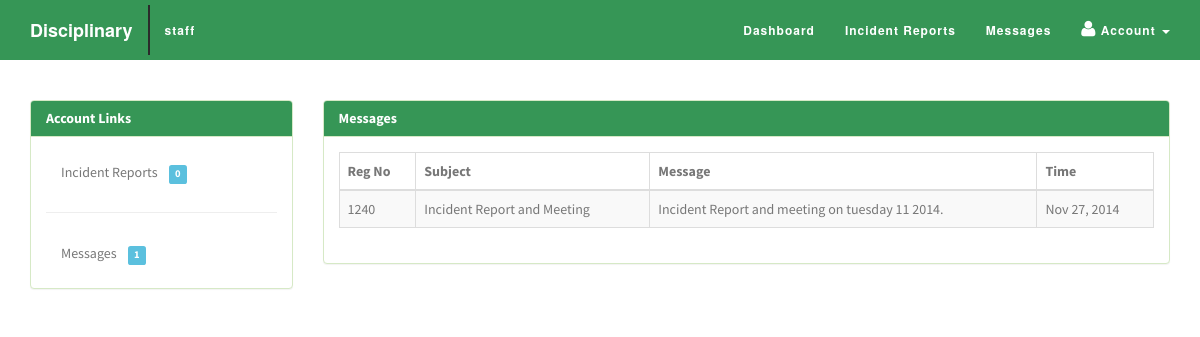
/staff/message.php (signed in), run on the app's committed database.
### tables this page shows
CREATE TABLE IF NOT EXISTS `staff` (
  `id` int(255) NOT NULL AUTO_INCREMENT,
  `lecid` varchar(150) NOT NULL,
  `username` varchar(150) NOT NULL,
  `password` varchar(150) NOT NULL,
  `fname` varchar(150) NOT NULL,
  `mname` varchar(150) NOT NULL,
  `lname` varchar(150) NOT NULL,
  `occupation` varchar(150) NOT NULL,
  `birth` varchar(150) NOT NULL,
  `gender` varchar(150) NOT NULL,
  `status` varchar(150) NOT NULL,
  `usertype` varchar(150) NOT NULL,
  PRIMARY KEY (`id`)
);

CREATE TABLE IF NOT EXISTS `message` (
  `id` int(255) NOT NULL AUTO_INCREMENT,
  `regno` varchar(150) NOT NULL,
  `subject` varchar(150) NOT NULL,
  `message` varchar(150) NOT NULL,
  `date_added` varchar(150) NOT NULL,
  PRIMARY KEY (`id`)
);

### staff/message.php (the view, shortened to what this page needs)
<?php
$username = $_SESSION['username'];
$result = mysql_query("SELECT * FROM staff WHERE username='$username'");
while($row = mysql_fetch_array($result))
  {
	$lecid=$row['lecid'];
  }
?>
<!DOCTYPE html>
<html lang="en-US" class="no-js">
	<head>
		<link rel="stylesheet" href="../css/bootstrap.css">
		<link rel="stylesheet" href="../css/bootstrap.min.css">
		<link rel="stylesheet" href="../css/font-awesome.css">
		<link rel="stylesheet" href="../css/font-awesome.min.css">
		<link rel="stylesheet" href="../css/animate.min.css">
		<link rel="stylesheet" href="../css/bootstrapValidator.min.css">
		<link rel="stylesheet" href="../css/student.css">
     </head>
<body>
     <div class="navbar navbar-default navbar-fixed-top">
        <div class="container">
            <div class="navbar-header">
                <a class="navbar-brand"> Disciplinary</a>
            </div>
            <div class="collapse navbar-collapse novelist-nav">
			   <ul class="nav navbar-nav navbar-left">
                    <li>
                        <a class="user"><?php
			   $username =$_SESSION['username'];
			   $result = mysql_query("SELECT * FROM staff WHERE username='$username'");
			   while($row = mysql_fetch_array($result))
						{
						echo $row['username'];
						} ?></a>
                    </li>
				</ul>
                <ul class="nav navbar-nav navbar-right">
                    <li>
                        <a href="../staff/">Dashboard</a>
                    </li>
                    <li>
                        <a href="incidentlist.php">Incident Reports</a>
                    </li>
                    <li>
                        <a href="message.php">Messages</a>
                    </li>
					<li class="dropdown user-dropdown">
              <a href="#" class="dropdown-toggle" data-toggle="dropdown"><i class="fa fa-user"></i>&nbsp;Account<b>
			  </b> <b class="caret"></b></a>
            </li>
                </ul>
            </div>
        </div>
    </div>
	 <section class="student" id="student">
     <div class="container">
		  <div class="row">
			 <div id="sidebar" class="col-md-3">
				<div class="panel panel-success">
					<div class="panel-heading">
						<h5 class="panel-title">Account Links</h5>
					</div>
					<div id="sidenav" class="panel-body">
					   <ul class="list-unstyled nav sidenav">
					     <li><a href="incidentlist.php">Incident Reports&nbsp;&nbsp;&nbsp;
						 <span class="label label-info">
						 <?php
						   $result = mysql_query("SELECT * FROM incident WHERE username='$username'");
						   $num_rows = mysql_num_rows($result);
						   echo $num_rows; ?>
						   </span>
			             </a></li>
						 <hr>
						 <li><a href="message.php">Messages&nbsp;&nbsp;&nbsp;
						 <span class="label label-info">
						 <?php
						   $result = mysql_query("SELECT * FROM message WHERE regno='$lecid'");
						   $num_rows = mysql_num_rows($result);
						   echo $num_rows; ?>
						   </span>
						</a></li>
					  </ul>
					</div>
				</div>
			</div>
			<div class="col-md-9">
			  <div class="panel panel-success">
              <div class="panel-heading">
                <h3 class="panel-title">Messages</h3>
              </div>
              <div class="panel-body">
			  <div class="table-responsive">
			     <table class="table table-bordered table-hover table-striped tablesorter">
								  <thead>
									<tr>
									  <th>Reg No</th>
									  <th>Subject</th>
									  <th>Message</th>
									  <th>Time</th>
									</tr>
								  </thead>
								  <tbody>
									<?php
			$result = mysql_query("SELECT * FROM message WHERE regno='$lecid' ORDER BY date_added
DESC");
					while($row = mysql_fetch_array($result))
						{
							echo '<tr>';
							echo '<td>'.$row['regno'].'</td>';
							echo '<td>'.$row['subject'].'</td>';
							echo '<td>'.$row['message'].'</td>';
							echo '<td>'.strftime("%b %d, %Y", strtotime($row["date_added"])).'</td>';
							echo '</tr>';
						}
			?>
								  </tbody>
								</table>
				 </div>
              </div>
            </div>
			  </div>
			 </div>
			</div>
		  	</section>
</body>
</html>

### css/student.css (style rules this page uses)
html, body { height: 100%; width: 100%; font-family: 'Source Sans Pro', Helvetica, Arial, sans-serif; color: #FFFFFF; }
a:link,a:visited { outline: 0; }
h1, h2, h3, h4, h5, h6 { color: #777; font-weight: 300; }
.navbar { font-family: Montserrat,"Helvetica Neue",Helvetica,Arial,sans-serif; font-weight: 700; background: #369656; padding: 5px 0; float:none; text-align: center; vertical-align: middle; -webkit-transition: padding .3s; -moz-transition: padding .3s; transition: padding .3s; }
.navbar .nav li a { color: #FFFFFF; font-size: 12px; }
.navbar .nav li a i { color: #FFFFFF; font-size: 18px; }
.navbar .nav li .user { color: #FFFFFF; font-size: 12px; border-left: 2px solid #2b2b2b; }
.navbar .navbar-nav { letter-spacing: 1px; }
.navbar-default, .navbar-inverse { border: 0; }
.navbar-fixed-top .navbar-brand { font-weight: 700; color: #fff; -webkit-transition: all .3s; -moz-transition: all .3s; transition: all .3s; }
.student { background: #fff; padding-top: 100px; overflow:hidden; color: #777; }
.student .panel .panel-heading { background: #369656; color: #fff; }
.student .panel .panel-heading .panel-title { font-size: 14px; font-weight: 700; }
.student .panel .panel-body { color: #777; font-weight: 400; }
.student .panel .panel-body ul li a { text-decoration: none; color: #777; font-weight: 400; }
.student .table-responsive { color: #777; }
.student .col-md-9 { color: #777; font-weight: 400; }

### data on the page
staff: username "staff"
message: regno "1240", subject "Incident Report and Meeting", message "Incident Report and meeting on tuesday 11 2014.", date_added "Nov 27, 2014"

### other printed values
$num_rows "0"
$num_rows "1"
